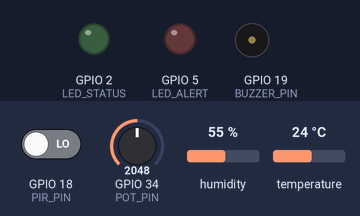
The sketch below on a simulated ESP32. On the bench: output pins drawn as LEDs (lit = HIGH), buzzer (waves = sounding, pin HIGH). Inputs (shaded band) come from the test bench; at power-on: temperature 24 °C, GPIO 18 (PIR_PIN) LOW, GPIO 34 (POT_PIN) = 2048, humidity 55 %. WiFi joins after 1.5 s; servers stay silent unless stated; no MQTT or app messages arrive unless stated; what the sketch prints to the serial monitor is not drawn.

Above: at 2.7 s.
2.8 s: temperature set to 20.9 °C
At 3.12 s:
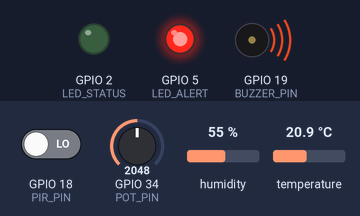
6.3 s: temperature set to 19.3 °C
At 8.0 s:
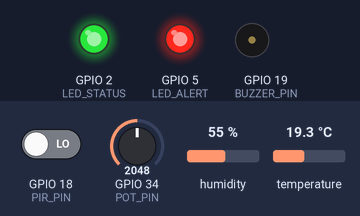
9.8 s: temperature set to 41 °C
At 14.0 s:
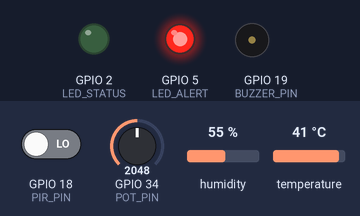
Timing chart, 0 to 30.5 s (numbered marks = the images above; inputs shaded):
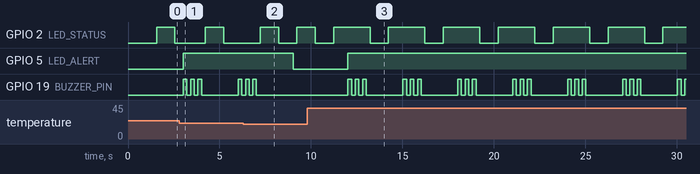

The sketch:

sketch.ino
```cpp
#include <WiFi.h>
#include <PubSubClient.h>
#include <DHT.h>
#include <ArduinoJson.h>

const char* WIFI_SSID     = "Wokwi-GUEST";
const char* WIFI_PASSWORD = "";

const char* MQTT_BROKER   = "broker.hivemq.com";
const int   MQTT_PORT     = 1883;
const char* MQTT_USER     = "";
const char* MQTT_PASSWORD = "";
const char* CLIENT_ID     = "clyvocare-esp32-001";

const char* TOPIC_TEMP    = "clyvocare/esp32/temperatura";
const char* TOPIC_HUM     = "clyvocare/esp32/umidade";
const char* TOPIC_PESO    = "clyvocare/esp32/peso";
const char* TOPIC_MOV     = "clyvocare/esp32/movimento";
const char* TOPIC_ALERTA  = "clyvocare/alertas/critico";
const char* TOPIC_STATUS  = "clyvocare/esp32/status";

#define DHT_PIN       4
#define DHT_TYPE      DHT22
#define POT_PIN       34
#define PIR_PIN       18
#define BUZZER_PIN    19
#define LED_STATUS    2
#define LED_ALERT     5

DHT dht(DHT_PIN, DHT_TYPE);
WiFiClient wifiClient;
PubSubClient mqttClient(wifiClient);

unsigned long lastPublish  = 0;
unsigned long lastBlink    = 0;
const long    PUBLISH_INTERVAL = 3000;

float lastTemp = 0;
float lastHum  = 0;
float lastPeso = 0;
int   lastMov  = 0;
bool  alertaAtivo = false;


void setup() {
  Serial.begin(115200);
  Serial.println("\n🐾 ClyvoCare OS — ESP32 Iniciando...");

  pinMode(PIR_PIN,    INPUT);
  pinMode(BUZZER_PIN, OUTPUT);
  pinMode(LED_STATUS, OUTPUT);
  pinMode(LED_ALERT,  OUTPUT);
  digitalWrite(BUZZER_PIN, LOW);
  digitalWrite(LED_ALERT, LOW);

  dht.begin();
  Serial.println("✓ DHT22 inicializado");

  conectarWifi();

  mqttClient.setServer(MQTT_BROKER, MQTT_PORT);
  mqttClient.setCallback(callbackMQTT);
  mqttClient.setKeepAlive(60);
  conectarMQTT();

  Serial.println("✓ Setup concluído. Publicando dados...\n");
}


void loop() {
  if (!mqttClient.connected()) {
    conectarMQTT();
  }
  mqttClient.loop();

  unsigned long agora = millis();
  if (agora - lastBlink > 1000) {
    lastBlink = agora;
    digitalWrite(LED_STATUS, !digitalRead(LED_STATUS));
  }

  if (agora - lastPublish > PUBLISH_INTERVAL) {
    lastPublish = agora;
    lerEPublicarSensores();
  }
}


void lerEPublicarSensores() {
  float temp = dht.readTemperature();
  float hum  = dht.readHumidity();

  if (isnan(temp) || isnan(hum)) {
    Serial.println("⚠ Erro na leitura DHT22 — usando valor anterior");
    temp = lastTemp;
    hum  = lastHum;
  } else {
    lastTemp = temp;
    lastHum  = hum;
  }

  int rawPot = analogRead(POT_PIN);
  float peso = map(rawPot, 0, 4095, 0, 500) / 10.0;
  lastPeso = peso;

  int movimento = digitalRead(PIR_PIN);
  lastMov = movimento;

  Serial.println("─────────────────────────────");
  Serial.printf("🌡 Temperatura : %.1f °C\n", temp);
  Serial.printf("💧 Umidade     : %.1f %%\n", hum);
  Serial.printf("⚖  Peso        : %.1f kg\n", peso);
  Serial.printf("🏃 Movimento   : %s\n", movimento ? "DETECTADO" : "Sem movimento");

  publicarFloat(TOPIC_TEMP, temp, 1);
  publicarFloat(TOPIC_HUM,  hum,  1);
  publicarFloat(TOPIC_PESO, peso, 1);
  publicarInt(TOPIC_MOV, movimento);
  publicarStatusCompleto(temp, hum, peso, movimento);
  verificarAlertas(temp, peso);
}

void publicarFloat(const char* topic, float valor, int casas) {
  char buf[16];
  dtostrf(valor, 4, casas, buf);
  mqttClient.publish(topic, buf);
}

void publicarInt(const char* topic, int valor) {
  char buf[8];
  itoa(valor, buf, 10);
  mqttClient.publish(topic, buf);
}

void publicarStatusCompleto(float temp, float hum, float peso, int mov) {
  StaticJsonDocument<256> doc;
  doc["device"]      = CLIENT_ID;
  doc["temperatura"] = temp;
  doc["umidade"]     = hum;
  doc["peso"]        = peso;
  doc["movimento"]   = mov;
  doc["timestamp"]   = millis();
  doc["versao"]      = "1.0.0";

  char buffer[256];
  serializeJson(doc, buffer);
  mqttClient.publish(TOPIC_STATUS, buffer);
}

void verificarAlertas(float temp, float peso) {
  bool novoAlerta = false;
  String motivo = "";

  if (temp > 39.2) {
    novoAlerta = true;
    motivo = "FEBRE: " + String(temp, 1) + "C";
    Serial.println("🚨 ALERTA: Temperatura elevada!");
  }

  if (temp < 37.5 && temp > 20.0) {
    novoAlerta = true;
    motivo = "HIPOTERMIA: " + String(temp, 1) + "C";
    Serial.println("🚨 ALERTA: Hipotermia detectada!");
  }

  if (novoAlerta) {
    digitalWrite(LED_ALERT, HIGH);
    for (int i = 0; i < 3; i++) {
      digitalWrite(BUZZER_PIN, HIGH);
      delay(200);
      digitalWrite(BUZZER_PIN, LOW);
      delay(200);
    }

    StaticJsonDocument<200> alertDoc;
    alertDoc["pet"]    = "Thor";
    alertDoc["tipo"]   = "CRITICO";
    alertDoc["motivo"] = motivo;
    alertDoc["valor"]  = temp;
    alertDoc["acao"]   = "Verificar imediatamente";
    alertDoc["ts"]     = millis();

    char alertBuf[200];
    serializeJson(alertDoc, alertBuf);
    mqttClient.publish(TOPIC_ALERTA, alertBuf);
    Serial.printf("📡 Alerta publicado: %s\n", alertBuf);

    alertaAtivo = true;
  } else {
    if (alertaAtivo) {
      digitalWrite(LED_ALERT, LOW);
      alertaAtivo = false;
    }
  }
}


void callbackMQTT(char* topic, byte* payload, unsigned int length) {
  String msg = "";
  for (int i = 0; i < length; i++) msg += (char)payload[i];

  Serial.printf("📩 Mensagem recebida [%s]: %s\n", topic, msg.c_str());

  if (String(topic) == "clyvocare/cmd/buzzer") {
    if (msg == "ON") {
      digitalWrite(BUZZER_PIN, HIGH);
      delay(500);
      digitalWrite(BUZZER_PIN, LOW);
      Serial.println("🔔 Buzzer acionado remotamente!");
    }
  }
}


void conectarWifi() {
  Serial.printf("📶 Conectando ao WiFi: %s", WIFI_SSID);
  WiFi.begin(WIFI_SSID, WIFI_PASSWORD);

  int tentativas = 0;
  while (WiFi.status() != WL_CONNECTED && tentativas < 20) {
    delay(500);
    Serial.print(".");
    tentativas++;
  }

  if (WiFi.status() == WL_CONNECTED) {
    Serial.printf("\n✓ WiFi conectado! IP: %s\n", WiFi.localIP().toString().c_str());
  } else {
    Serial.println("\n✗ Falha no WiFi. Verificar credenciais.");
  }
}


void conectarMQTT() {
  Serial.printf("📡 Conectando ao MQTT: %s:%d\n", MQTT_BROKER, MQTT_PORT);

  int tentativas = 0;
  while (!mqttClient.connected() && tentativas < 5) {
    Serial.print(".");

    bool conectado;
    if (strlen(MQTT_USER) > 0) {
      conectado = mqttClient.connect(CLIENT_ID, MQTT_USER, MQTT_PASSWORD);
    } else {
      conectado = mqttClient.connect(CLIENT_ID);
    }

    if (conectado) {
      Serial.println("\n✓ MQTT conectado ao HiveMQ!");
      mqttClient.publish("clyvocare/status", "ESP32 ClyvoCare Online");
      mqttClient.subscribe("clyvocare/cmd/#");
      Serial.println("✓ Subscrito em clyvocare/cmd/#");
    } else {
      Serial.printf("\n✗ Falha MQTT (código: %d). Tentando em 3s...\n", mqttClient.state());
      delay(3000);
    }
    tentativas++;
  }
}
```

Measured:
- the behaviour switches between 20.1 and 20 °C on temperature (found by bisection; images 1 and 2)
- after the input at 6.3 s, GPIO 5 (LED_ALERT): HIGH → LOW after 2.7 s; GPIO 19 (BUZZER_PIN): goes on until 7.0 s, then stays LOW
- after the input at 9.8 s, GPIO 2 (LED_STATUS): alternates HIGH for 2.0 s and LOW for 1.0 s, starting after 3.4 s; GPIO 5 (LED_ALERT): LOW → HIGH after 2.2 s; GPIO 19 (BUZZER_PIN): LOW → HIGH after 2.2 s, then repeats every 3.0 s: 2 × (LOW 0.20 s, HIGH 0.20 s), LOW 2.0 s, HIGH 0.20 s
